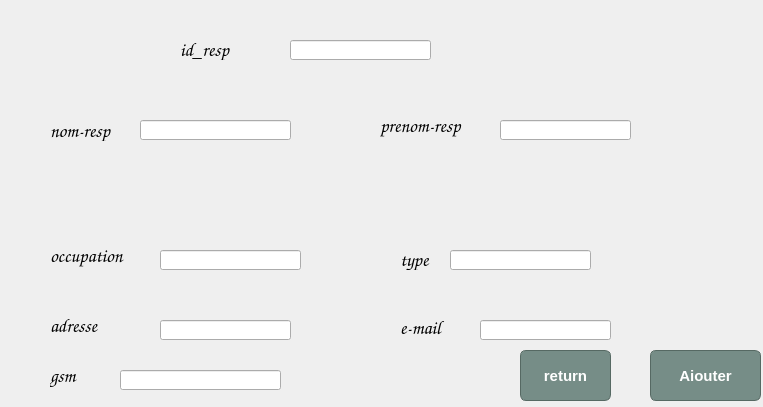
<?xml version="1.0" encoding="UTF-8"?>
<ui version="4.0">
 <class>ajoutercontacts1</class>
 <widget class="QDialog" name="ajoutercontacts1">
  <property name="geometry">
   <rect>
    <x>0</x>
    <y>0</y>
    <width>763</width>
    <height>407</height>
   </rect>
  </property>
  <property name="windowTitle">
   <string>Dialog</string>
  </property>
  <widget class="QLabel" name="label">
   <property name="geometry">
    <rect>
     <x>0</x>
     <y>0</y>
     <width>761</width>
     <height>411</height>
    </rect>
   </property>
   <property name="text">
    <string/>
   </property>
   <property name="pixmap">
    <pixmap>../../Desktop/PMPP.png</pixmap>
   </property>
  </widget>
  <widget class="QLabel" name="label_2">
   <property name="geometry">
    <rect>
     <x>180</x>
     <y>40</y>
     <width>131</width>
     <height>20</height>
    </rect>
   </property>
   <property name="font">
    <font>
     <family>Comic Sans MS</family>
     <pointsize>14</pointsize>
    </font>
   </property>
   <property name="text">
    <string>id_resp</string>
   </property>
  </widget>
  <widget class="QLineEdit" name="lineEdit">
   <property name="geometry">
    <rect>
     <x>290</x>
     <y>40</y>
     <width>141</width>
     <height>20</height>
    </rect>
   </property>
  </widget>
  <widget class="QLabel" name="label_3">
   <property name="geometry">
    <rect>
     <x>50</x>
     <y>120</y>
     <width>111</width>
     <height>21</height>
    </rect>
   </property>
   <property name="font">
    <font>
     <family>Comic Sans MS</family>
     <pointsize>14</pointsize>
    </font>
   </property>
   <property name="text">
    <string>nom-resp</string>
   </property>
  </widget>
  <widget class="QLineEdit" name="lineEdit_2">
   <property name="geometry">
    <rect>
     <x>140</x>
     <y>120</y>
     <width>151</width>
     <height>20</height>
    </rect>
   </property>
  </widget>
  <widget class="QLabel" name="label_4">
   <property name="geometry">
    <rect>
     <x>380</x>
     <y>110</y>
     <width>121</width>
     <height>31</height>
    </rect>
   </property>
   <property name="font">
    <font>
     <family>Comic Sans MS</family>
     <pointsize>14</pointsize>
    </font>
   </property>
   <property name="text">
    <string>prenom-resp</string>
   </property>
  </widget>
  <widget class="QLineEdit" name="lineEdit_3">
   <property name="geometry">
    <rect>
     <x>500</x>
     <y>120</y>
     <width>131</width>
     <height>20</height>
    </rect>
   </property>
  </widget>
  <widget class="QLabel" name="label_5">
   <property name="geometry">
    <rect>
     <x>50</x>
     <y>240</y>
     <width>121</width>
     <height>31</height>
    </rect>
   </property>
   <property name="font">
    <font>
     <family>Comic Sans MS</family>
     <pointsize>14</pointsize>
    </font>
   </property>
   <property name="text">
    <string>occupation</string>
   </property>
  </widget>
  <widget class="QLineEdit" name="lineEdit_4">
   <property name="geometry">
    <rect>
     <x>160</x>
     <y>250</y>
     <width>141</width>
     <height>20</height>
    </rect>
   </property>
  </widget>
  <widget class="QLabel" name="label_6">
   <property name="geometry">
    <rect>
     <x>400</x>
     <y>250</y>
     <width>111</width>
     <height>20</height>
    </rect>
   </property>
   <property name="font">
    <font>
     <family>Comic Sans MS</family>
     <pointsize>14</pointsize>
    </font>
   </property>
   <property name="text">
    <string>type</string>
   </property>
  </widget>
  <widget class="QLineEdit" name="lineEdit_5">
   <property name="geometry">
    <rect>
     <x>450</x>
     <y>250</y>
     <width>141</width>
     <height>20</height>
    </rect>
   </property>
  </widget>
  <widget class="QLabel" name="label_7">
   <property name="geometry">
    <rect>
     <x>50</x>
     <y>310</y>
     <width>111</width>
     <height>31</height>
    </rect>
   </property>
   <property name="font">
    <font>
     <family>Comic Sans MS</family>
     <pointsize>14</pointsize>
    </font>
   </property>
   <property name="text">
    <string>adresse</string>
   </property>
  </widget>
  <widget class="QLineEdit" name="lineEdit_6">
   <property name="geometry">
    <rect>
     <x>160</x>
     <y>320</y>
     <width>131</width>
     <height>20</height>
    </rect>
   </property>
  </widget>
  <widget class="QLabel" name="label_8">
   <property name="geometry">
    <rect>
     <x>400</x>
     <y>320</y>
     <width>81</width>
     <height>16</height>
    </rect>
   </property>
   <property name="font">
    <font>
     <family>Comic Sans MS</family>
     <pointsize>14</pointsize>
    </font>
   </property>
   <property name="text">
    <string>e-mail</string>
   </property>
  </widget>
  <widget class="QLineEdit" name="lineEdit_7">
   <property name="geometry">
    <rect>
     <x>480</x>
     <y>320</y>
     <width>131</width>
     <height>20</height>
    </rect>
   </property>
  </widget>
  <widget class="QLabel" name="label_9">
   <property name="geometry">
    <rect>
     <x>50</x>
     <y>360</y>
     <width>71</width>
     <height>31</height>
    </rect>
   </property>
   <property name="font">
    <font>
     <family>Comic Sans MS</family>
     <pointsize>14</pointsize>
    </font>
   </property>
   <property name="text">
    <string>gsm</string>
   </property>
  </widget>
  <widget class="QLineEdit" name="lineEdit_8">
   <property name="geometry">
    <rect>
     <x>120</x>
     <y>370</y>
     <width>161</width>
     <height>20</height>
    </rect>
   </property>
  </widget>
  <widget class="QPushButton" name="pushButton">
   <property name="geometry">
    <rect>
     <x>650</x>
     <y>350</y>
     <width>111</width>
     <height>51</height>
    </rect>
   </property>
   <property name="font">
    <font>
     <family>Arial</family>
     <pointsize>-1</pointsize>
     <weight>75</weight>
     <bold>true</bold>
     <underline>false</underline>
     <strikeout>false</strikeout>
    </font>
   </property>
   <property name="styleSheet">
    <string notr="true">
	box-shadow:inset 0px 1px 3px 0px #91b8b3;
	background:linear-gradient(to bottom, #768d87 5%, #6c7c7c 100%);
	background-color:#768d87;
	border-radius:6px;
	border:1px solid #566963;
	display:inline-block;
	cursor:pointer;
	color:#ffffff;
	font-family:Arial;
	font-size:15px;
	font-weight:bold;
	padding:19px 23px;
	text-decoration:none;
	text-shadow:0px -1px 0px #2b665e;




</string>
   </property>
   <property name="text">
    <string>Ajouter</string>
   </property>
  </widget>
  <widget class="QPushButton" name="pushButton_2">
   <property name="geometry">
    <rect>
     <x>520</x>
     <y>350</y>
     <width>91</width>
     <height>51</height>
    </rect>
   </property>
   <property name="font">
    <font>
     <family>Arial</family>
     <pointsize>-1</pointsize>
     <weight>75</weight>
     <bold>true</bold>
     <underline>false</underline>
     <strikeout>false</strikeout>
    </font>
   </property>
   <property name="styleSheet">
    <string notr="true">
	box-shadow:inset 0px 1px 3px 0px #91b8b3;
	background:linear-gradient(to bottom, #768d87 5%, #6c7c7c 100%);
	background-color:#768d87;
	border-radius:6px;
	border:1px solid #566963;
	display:inline-block;
	cursor:pointer;
	color:#ffffff;
	font-family:Arial;
	font-size:15px;
	font-weight:bold;
	padding:19px 23px;
	text-decoration:none;
	text-shadow:0px -1px 0px #2b665e;



</string>
   </property>
   <property name="text">
    <string>return</string>
   </property>
  </widget>
 </widget>
 <resources/>
 <connections>
  <connection>
   <sender>pushButton_2</sender>
   <signal>clicked()</signal>
   <receiver>ajoutercontacts1</receiver>
   <slot>reject()</slot>
   <hints>
    <hint type="sourcelabel">
     <x>536</x>
     <y>380</y>
    </hint>
    <hint type="destinationlabel">
     <x>439</x>
     <y>427</y>
    </hint>
   </hints>
  </connection>
 </connections>
</ui>
